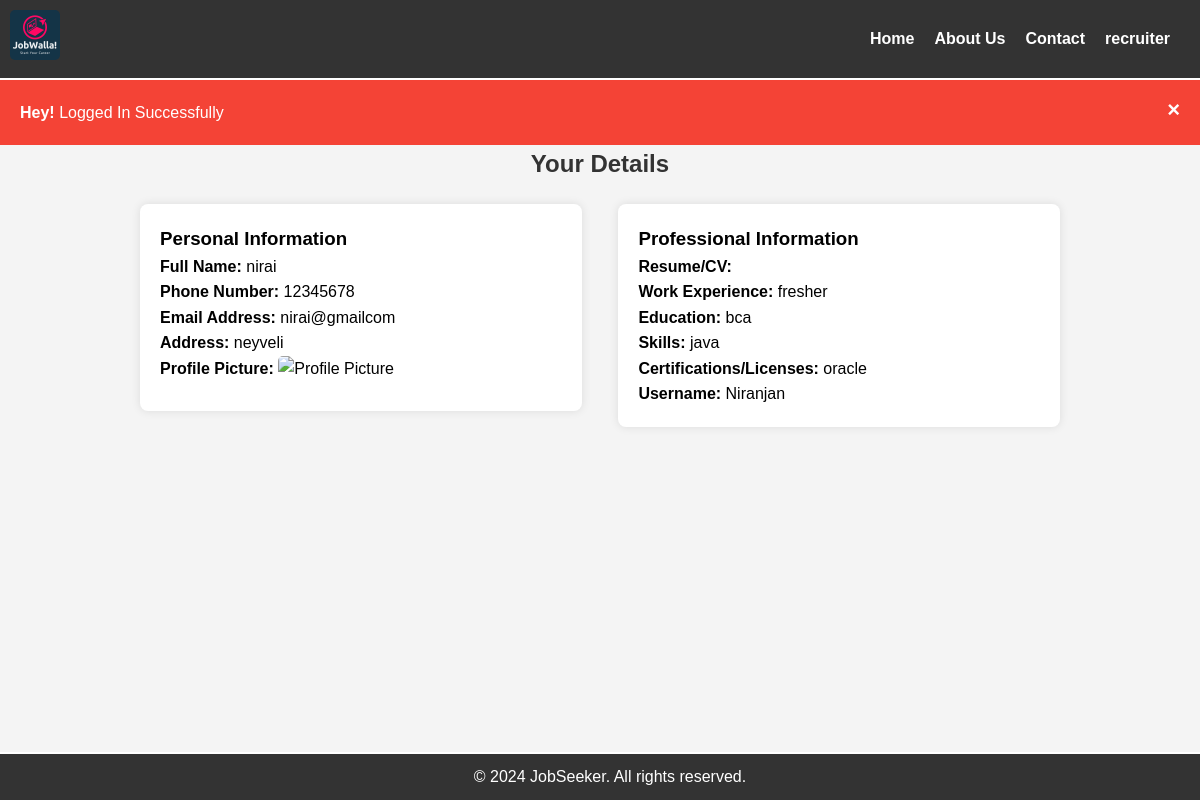
Screenshot of /seekerDetails.php?id=nirai (signed in) with the database file from the repository.
### tables this page shows
CREATE TABLE `jobseekerdetails` (
  `username` varchar(200) NOT NULL,
  `name` varchar(200) NOT NULL,
  `phoneno` int(10) NOT NULL,
  `email` varchar(200) NOT NULL,
  `address` varchar(200) NOT NULL,
  `experience` mediumtext NOT NULL,
  `education` mediumtext NOT NULL,
  `certifications` mediumtext NOT NULL,
  `skills` mediumtext NOT NULL
);

### seekerDetails.php (the view, shortened to what this page needs)
<!DOCTYPE html>
<html lang="en">
<head>
</head>
<body>
    <?php include('navBar.php'); ?>
   <?php if(isset($_SESSION['message'])){
    ?>
<div class="alert">
<span class="closebtn" onclick="this.parentElement.style.display='none';">&times;</span>
<strong>Hey!</strong> <?=$_SESSION['message'] ?>
</div>
<?php
}
?>        <?php
require "connection.php";
$row=[];
if(isset($_GET['id'])){
$username=$_GET['id'];
$sql = "SELECT * FROM jobseekerdetails WHERE username='$username'";
$result = $conn->query($sql);
$row = $result->fetch_assoc();
}
?>
    <h2>Your Details</h2>
    <div class="container">
        <div class="column">
            <div class="details">
                <h3>Personal Information</h3>
                <p><strong>Full Name:</strong> <?php echo $row['username'] ?></p>
                <p><strong>Phone Number:</strong> <?php echo $row['phoneno']; ?></p>
                <p><strong>Email Address:</strong> <?php echo $row['email']; ?></p>
                <p><strong>Address:</strong> <?php echo $row['address'];?></p>
                <p><strong>Profile Picture:</strong> <img src="<?php $row['name']; ?>" alt="Profile Picture"></p>
            </div>
        </div>
        <div class="column">
            <div class="details">
                <h3>Professional Information</h3>
                <p><strong>Resume/CV:</strong> <?php ?></p>
                <p><strong>Work Experience:</strong> <?php echo nl2br($row['experience']); ?></p>
                <p><strong>Education:</strong> <?php echo nl2br($row['education']); ?></p>
                <p><strong>Skills:</strong> <?php echo $row['skills']; ?></p>
                <p><strong>Certifications/Licenses:</strong> <?php echo $row['certifications']; ?></p>
                <p><strong>Username:</strong> <?php echo $row['name']; ?></p>
            </div>
        </div>
    </div>
    <center>
    <?php require "footer.php"; ?>
</body>
</html>

### seekerDetails.php (style rules this page uses)
body { font-family: 'Arial', sans-serif; line-height: 1.6; background-color: #f4f4f4; }
.container { width: 80%; margin: 0 auto; display: flex; justify-content: space-between; padding: 20px; box-sizing: border-box; }
.column { width: 48%; }
.alert { padding: 20px; background-color: #f44336; color: white; }
.closebtn { margin-left: 15px; color: white; font-weight: bold; float: right; font-size: 22px; line-height: 20px; cursor: pointer; transition: 0.3s; }
.details { background-color: #fff; padding: 20px; border-radius: 8px; box-shadow: 0 0 10px rgba(0, 0, 0, 0.1); margin-bottom: 20px; }
.details img { max-width: 100%; border-radius: 5px; margin-bottom: 10px; }
h2 { text-align: center; color: #333; }

### navBar.php (style rules this page uses)
body { font-family: Arial, sans-serif; margin: 20px; }
p { margin-bottom: 10px; }
body, h1, h2, h3, p, ul { margin: 0; padding: 0; }

### rows the page displays
jobseekerdetails: username "nirai", phoneno "12345678", email "nirai@gmailcom", address "neyveli", experience "fresher", education "bca", skills "java", certifications "oracle", name "Niranjan"

### other values shown
$_SESSION['auth_user']['username'] "recruiter"
$_SESSION['message'] "Logged In Successfully"
